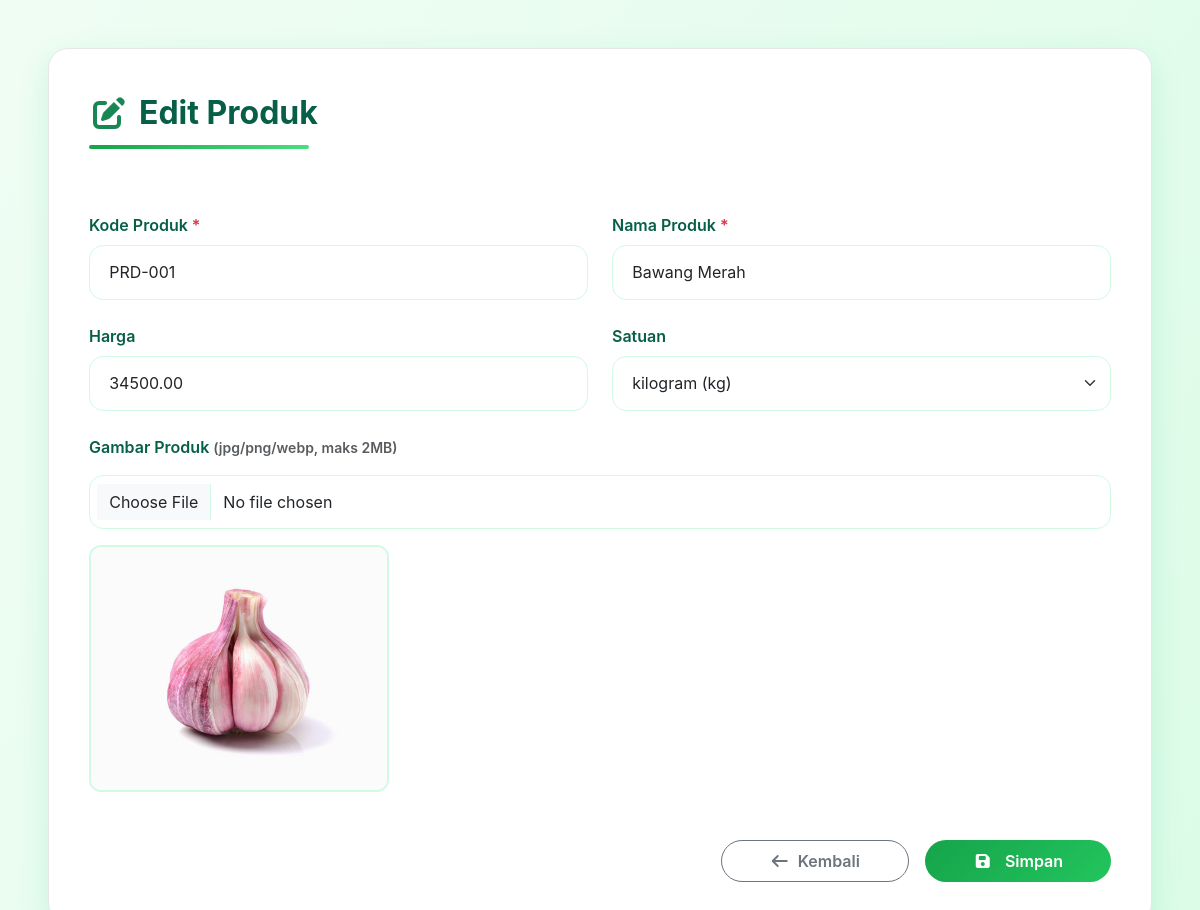
Screenshot of /product/edit/1 with the database file from the repository.
### tables this page shows
CREATE TABLE IF NOT EXISTS `produk` (
  `id` int unsigned NOT NULL AUTO_INCREMENT,
  `kode` varchar(50) NOT NULL,
  `nama` varchar(255) NOT NULL,
  `harga` decimal(12,2) NOT NULL DEFAULT '0.00',
  `satuan` enum('pcs','g','kg','ton') DEFAULT NULL,
  `kodegudang` varchar(10) DEFAULT NULL,
  `image` varchar(255) DEFAULT NULL,
  `created_at` timestamp NOT NULL DEFAULT CURRENT_TIMESTAMP,
  PRIMARY KEY (`id`),
  UNIQUE KEY `kode` (`kode`),
  KEY `fk_produk_gudang` (`kodegudang`),
  CONSTRAINT `fk_produk_gudang` FOREIGN KEY (`kodegudang`) REFERENCES `gudang` (`kodegudang`) ON DELETE SET NULL ON UPDATE CASCADE
);

### app/controller/ProductController.php (called while the page is built, shortened)
<?php
require_once __DIR__ . '/../library/Controller.php';
class ProductController extends Controller
{
    private $model;
    public function __construct()
    {
        $this->model = new ProductModel();
    }
    public function edit($id)
    {
        $product = $this->model->find($id);
        $csrf = $this->generateCSRFToken();
        $this->view('products/form', ['action' => 'update', 'product' => $product, 'csrf' => $csrf]);
    }
}

### app/library/Database.php (called while the page is built)
<?php
class Database {
    private static $instance = null;
    private $pdo;
    private function __construct()
    {
        $dsn = "mysql:host=" . DB_HOST . ";dbname=" . DB_NAME . ";charset=utf8mb4";
        $options = [
            PDO::ATTR_ERRMODE            => PDO::ERRMODE_EXCEPTION,
            PDO::ATTR_DEFAULT_FETCH_MODE => PDO::FETCH_ASSOC,
            PDO::ATTR_EMULATE_PREPARES   => false,
        ];
        $this->pdo = new PDO($dsn, DB_USER, DB_PASS, $options);
    }
    public static function getInstance()
    {
        if (self::$instance === null) {
            self::$instance = new Database();
        }
        return self::$instance;
    }
    public function getConnection()
    {
        return $this->pdo;
    }
}

### app/model/ProductModel.php (called while the page is built, shortened)
<?php
class ProductModel
{
    private $db;
    public function __construct()
    {
        $this->db = Database::getInstance()->getConnection();
    }
    public function find($id)
    {
        $stmt = $this->db->prepare("SELECT * FROM produk WHERE id = :id LIMIT 1");
        $stmt->execute([':id' => $id]);
        return $stmt->fetch();
    }
}

### app/view/products/form.php (the view, shortened to what this page needs)
<?php
$product = $product ?? [];
$old = $old ?? [];
$isEdit = ($action === 'update');
$formAction = $isEdit
  ? BASE_URL . 'product/update/' . ($product['id'] ?? '')
  : BASE_URL . 'product/store';
$val = function ($key, $default = '') use ($product, $old, $isEdit) {
  if (!empty($old) && isset($old[$key]))
    return $old[$key];
  if ($isEdit && !empty($product) && isset($product[$key]))
    return $product[$key];
  return $default;
};
?>
<main class="container-fluid px-5 py-5">
  <div class="card-farm w-100">
    <div class="section-header mb-0">
      <i class="fas <?= $isEdit ? 'fa-edit' : 'fa-plus-circle' ?> text-success"></i>
      <?= $isEdit ? 'Edit Produk' : 'Tambah Produk Baru' ?>
    </div>
    <div class="divider"></div>
    <form action="<?= $formAction ?>" method="post" enctype="multipart/form-data" class="row g-4 mt-2" novalidate>
      <div class="col-lg-6 col-md-6">
        <label class="form-label">Kode Produk <span class="text-danger">*</span></label>
        <input type="text" name="kode" class="form-control" placeholder="Contoh: PRD-001"
          value="<?= $this->e($val('kode')) ?>" required>
      </div>
      <div class="col-lg-6 col-md-6">
        <label class="form-label">Nama Produk <span class="text-danger">*</span></label>
        <input type="text" name="nama" class="form-control" placeholder="Masukkan nama produk"
          value="<?= $this->e($val('nama')) ?>" required>
      </div>
      <div class="col-lg-6 col-md-6">
        <label class="form-label">Harga</label>
        <input type="number" name="harga" id="harga" class="form-control" placeholder="Rp 0"
          value="<?= $this->e($val('harga')) ?>">
      </div>
      <div class="col-lg-6 col-md-6">
        <label class="form-label">Satuan</label>
        <select name="satuan" class="form-select">
          <option value="kg" <?= $val('satuan') == 'kg' ? 'selected' : '' ?>>kilogram (kg)</option>
        </select>
      </div>
      <div class="col-12">
        <label class="form-label">Gambar Produk <small class="text-muted">(jpg/png/webp, maks 2MB)</small></label>
        <input type="file" name="image" id="image" accept="image/*" class="form-control mt-2 w-300">
        <?php $img = $val('image'); ?>
        <img id="preview" src="<?= $img ? UPLOAD_URL . $this->e($img) : '#' ?>" alt="preview"
          style="<?= $img ? '' : 'display:none;' ?>">
      </div>
      <div class="col-12 d-flex flex-wrap justify-content-end gap-3 mt-5">
        <a href="<?= BASE_URL ?>" class="btn btn-outline-secondary px-5 py-2 rounded-pill fw-semibold">
          <i class="fas fa-arrow-left me-2"></i>Kembali
        </a>
        <button type="submit" class="btn btn-farm px-5 py-2 rounded-pill fw-semibold">
          <i class="fas <?= $isEdit ? 'fa-save' : 'fa-check-circle' ?> me-2"></i>
          <?= $isEdit ? 'Simpan' : 'Simpan' ?>
        </button>
      </div>
    </form>
  </div>
</main>

### assets/css/dashboard-style.css (style rules this page uses)
:root { --farm-green: #01693a; --farm-light-green: #4a7c59; --farm-gold: #d4af37; --farm-light-gold: #f4e4a6; --farm-bg: #f8fdf5; --farm-white: #ffffff; --farm-gray: #6c757d; --farm-dark: #1a3409; }
* { margin: 0; padding: 0; box-sizing: border-box; }
body { font-family: "Inter", sans-serif !important; background-color: var(--farm-bg); color: #333; }
.btn-farm { background-color: var(--farm-green) !important; border-color: var(--farm-green) !important; color: white !important; transition: all 0.2s ease; }
.form-control[type=file] { overflow: hidden }
.form-control[type=file]:not(:disabled):not([readonly]) { cursor: pointer }

### app/view/products/form.php (style rules this page uses)
body { background: linear-gradient(120deg, #f0fdf4, #dcfce7); font-family: 'Poppins', sans-serif; }
main { min-height: 100vh; }
.card-farm { background: #ffffff; border-radius: 20px; box-shadow: 0 10px 30px rgba(16, 185, 129, 0.15); padding: 3rem; transition: all 0.3s ease; border: 1px solid #e5e7eb; }
.section-header { font-weight: 700; font-size: 2rem; color: #065f46; display: flex; align-items: center; gap: 10px; }
.divider { height: 4px; width: 220px; background: linear-gradient(90deg, #16a34a, #4ade80); border-radius: 4px; margin-top: 0.5rem; margin-bottom: 2.5rem; }
.form-label { font-weight: 600; color: #065f46; }
.form-control, .form-select { border-radius: 14px; border: 1px solid #d1fae5; padding: 0.9rem 1.2rem; font-size: 1rem; transition: all 0.3s ease; }
.btn-farm { background: linear-gradient(135deg, #16a34a, #22c55e); color: #fff; font-weight: 600; font-size: 1rem; border-radius: 50px; padding: 0.9rem 2.5rem; transition: all 0.3s ease; border: none; }
#preview { max-width: 300px; border-radius: 12px; border: 2px solid #d1fae5; margin-top: 1rem; transition: all 0.3s ease; }
@media (max-width: 1200px) { .card-farm { padding: 2.5rem; } }

### rows the page displays
produk: kode "PRD-001", nama "Bawang Merah", harga "34500.00", satuan "kilogram (kg)", image (picture)
